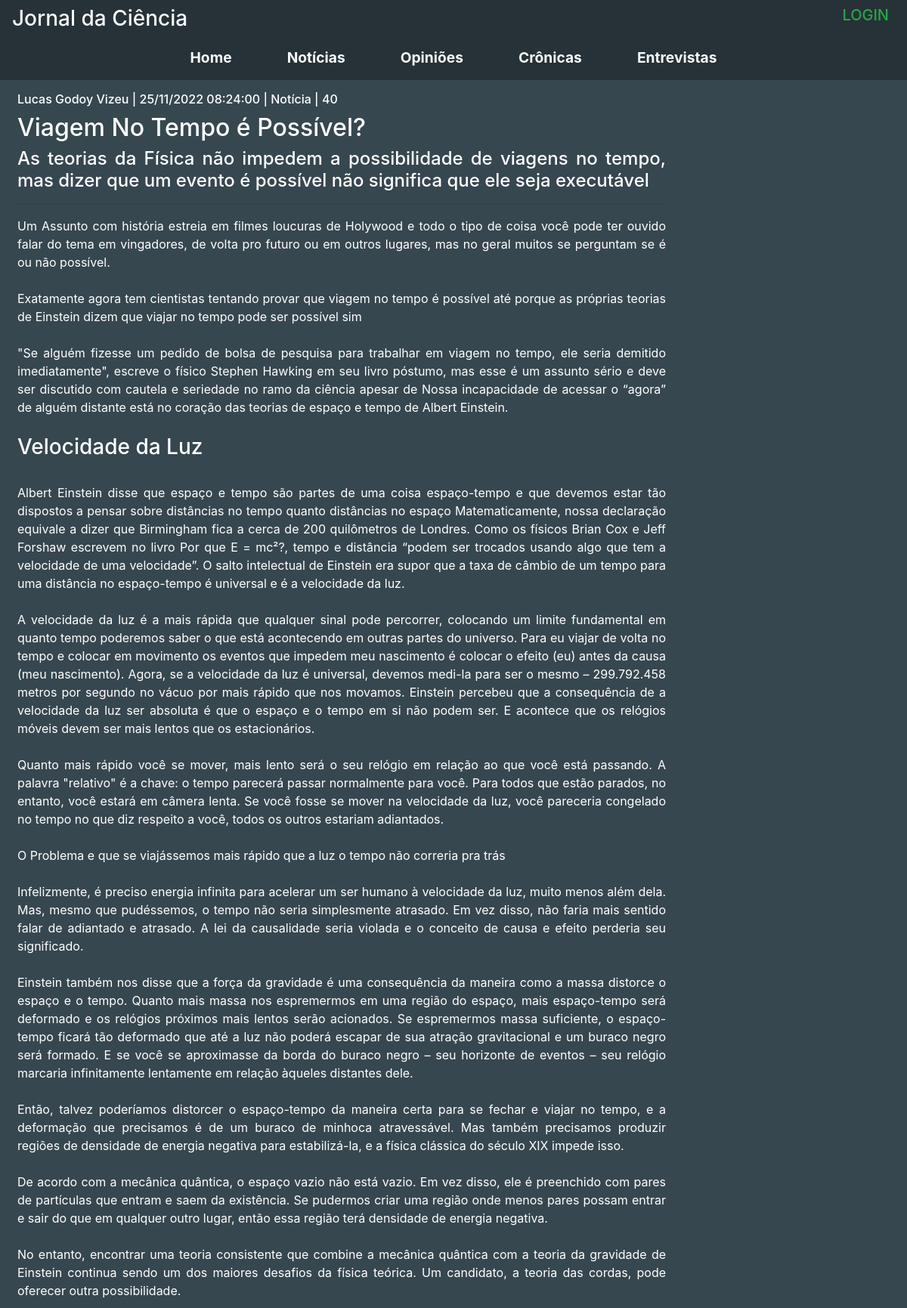
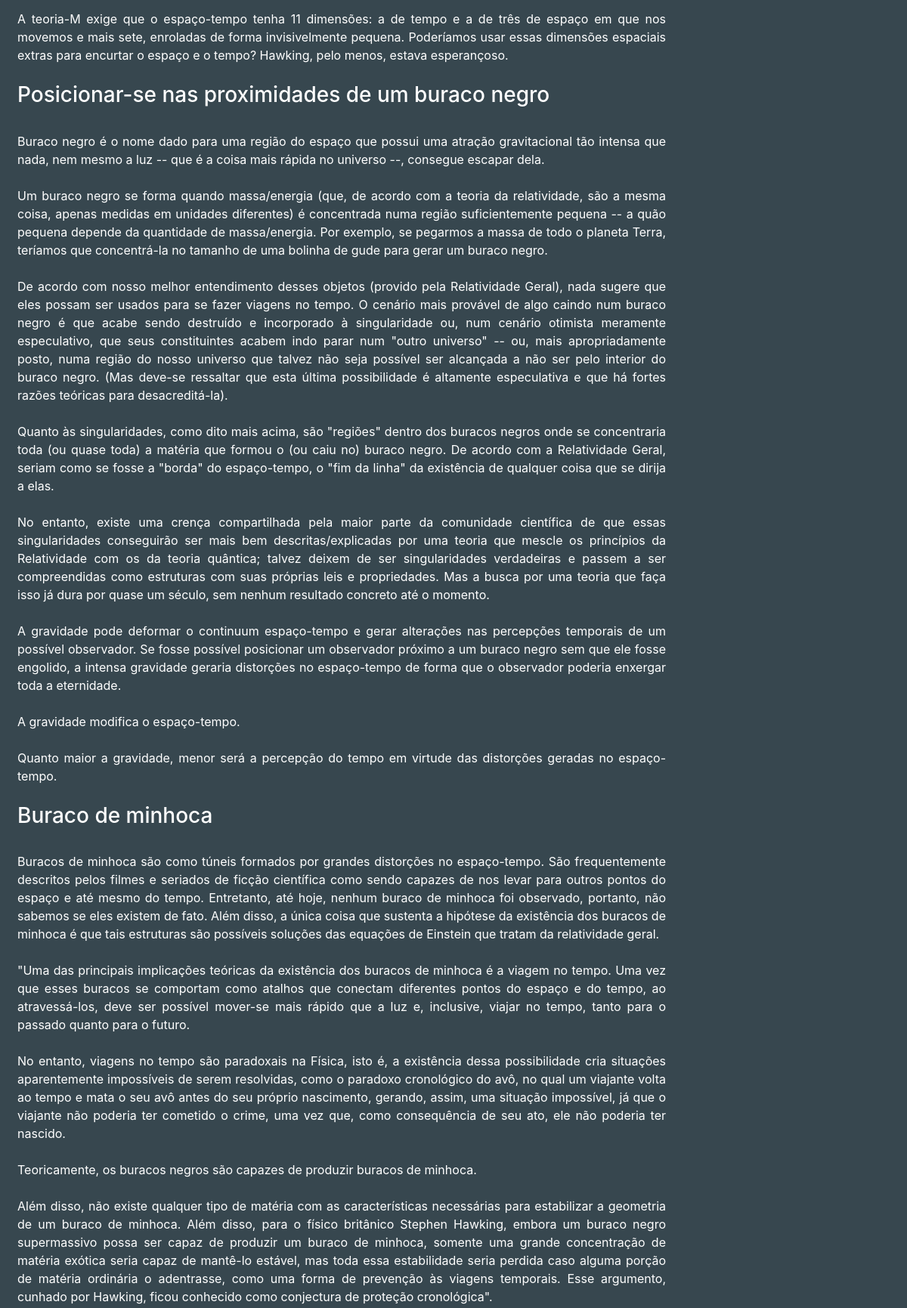
Page /posts.php?id=1 (upper part) on the committed database (2 pictures, top to bottom).
### tables this page shows
CREATE TABLE `posts` (
  `Id` int(11) NOT NULL,
  `Titulo` varchar(100) NOT NULL,
  `Subtitulo` varchar(1000) NOT NULL,
  `Postagem` text NOT NULL,
  `Autor` varchar(100) NOT NULL,
  `Categoria` varchar(100) NOT NULL,
  `Data_e_hora` varchar(100) NOT NULL,
  `Views` int(11) NOT NULL,
  `Imagem_capa` text NOT NULL
);

### posts.php (the view, shortened to what this page needs)
<?php
    include_once './includes/_header.php';
?>
<main class = "row m-2">
    <div class="col-12 col-md-9 text-white text-justify mt-2">
        <?php
            include_once('./includes/_config.php');
            if (isset($_GET['id'])) {
                $Id = $_GET['id'];
                $sql = "SELECT * FROM posts WHERE `Id` = $Id";
                $result = $conexao->query($sql);
                $post = mysqli_fetch_assoc($result);
                if(empty($post)){
                    echo "<h1>Inexistente</h1>";
                }else{
                    $views = $post['Views'];
                    $views_novas = $views + 1;
                    echo "
                        <h6>$post[Autor] | $post[Data_e_hora] | $post[Categoria] | $views_novas</h6>
                        <h2>$post[Titulo]</h2>
                    ";
                    if(!empty($post['Subtitulo'])){
                        echo "<h4>$post[Subtitulo]</h4>";
                    };
                    echo"
                        <hr>
                        $post[Postagem]
                        <hr>
                        <h3>Mais Artigos:</h3>
                    ";
                };
            }else{
                header("location: index.php");
            }
        ?>
    </div>
    <div class="d-none d-md-block col-3 text-light p-2">
    </div>
</main>
<?php
    include_once './includes/_footer.php'
?>

### rows in the picture
posts: Autor "Lucas Godoy Vizeu", Data_e_hora "25/11/2022 08:24:00", Categoria "Notícia", Views "40", Titulo "Viagem No Tempo é Possível?", Subtitulo "As teorias da Física não impedem a possibilidade de viagens no tempo, mas dizer que um evento é possível não significa que ele seja executável", Postagem "Um Assunto com história estreia em filmes loucuras de Holywood e todo o tipo de coisa você pode ter ouvido falar do tema em vingadores, de volta pro futuro ou em outros lugares, mas no geral muitos se perguntam se é ou não possível. Exatamente agora tem cientistas tentando provar que viagem no tempo é possível até porque as próprias teorias de Einstein dizem que viajar no tempo pode ser possível sim \"Se alguém fizesse um pedido de bolsa de pesquisa para trabalhar em viagem no tempo, ele seria demitido imediatamente\", escreve o físico Stephen Hawking em seu livro póstumo, mas esse é um assunto sério e deve ser discutido com cautela e seriedade no ramo da ciência apesar de Nossa incapacidade…"
